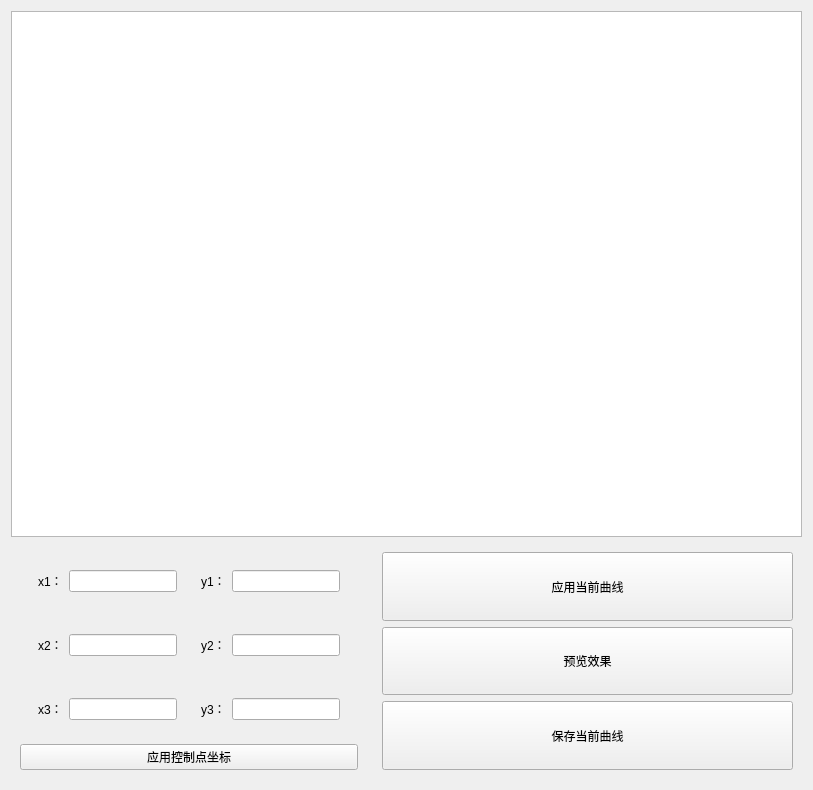
<?xml version="1.0" encoding="UTF-8"?>
<ui version="4.0">
 <class>quxian</class>
 <widget class="QWidget" name="quxian">
  <property name="geometry">
   <rect>
    <x>0</x>
    <y>0</y>
    <width>813</width>
    <height>790</height>
   </rect>
  </property>
  <property name="windowTitle">
   <string>Form</string>
  </property>
  <layout class="QGridLayout" name="gridLayout">
   <item row="0" column="0" colspan="2">
    <widget class="QChartView" name="graphicsView">
     <property name="sizePolicy">
      <sizepolicy hsizetype="Preferred" vsizetype="Expanding">
       <horstretch>0</horstretch>
       <verstretch>0</verstretch>
      </sizepolicy>
     </property>
    </widget>
   </item>
   <item row="1" column="0">
    <widget class="QWidget" name="widget" native="true">
     <property name="sizePolicy">
      <sizepolicy hsizetype="Maximum" vsizetype="Minimum">
       <horstretch>0</horstretch>
       <verstretch>0</verstretch>
      </sizepolicy>
     </property>
     <layout class="QGridLayout" name="gridLayout_11">
      <item row="0" column="0">
       <widget class="QWidget" name="widget_4" native="true">
        <property name="sizePolicy">
         <sizepolicy hsizetype="Minimum" vsizetype="Minimum">
          <horstretch>0</horstretch>
          <verstretch>0</verstretch>
         </sizepolicy>
        </property>
        <layout class="QGridLayout" name="gridLayout_4">
         <item row="0" column="0">
          <widget class="QWidget" name="widget_2" native="true">
           <property name="sizePolicy">
            <sizepolicy hsizetype="Minimum" vsizetype="Minimum">
             <horstretch>0</horstretch>
             <verstretch>0</verstretch>
            </sizepolicy>
           </property>
           <layout class="QGridLayout" name="gridLayout_2">
            <item row="0" column="0">
             <widget class="QLabel" name="label">
              <property name="sizePolicy">
               <sizepolicy hsizetype="Minimum" vsizetype="Minimum">
                <horstretch>0</horstretch>
                <verstretch>0</verstretch>
               </sizepolicy>
              </property>
              <property name="text">
               <string>x1：</string>
              </property>
             </widget>
            </item>
            <item row="0" column="1">
             <widget class="QLineEdit" name="lineEdit">
              <property name="sizePolicy">
               <sizepolicy hsizetype="Minimum" vsizetype="Minimum">
                <horstretch>0</horstretch>
                <verstretch>0</verstretch>
               </sizepolicy>
              </property>
              <property name="alignment">
               <set>Qt::AlignCenter</set>
              </property>
             </widget>
            </item>
           </layout>
          </widget>
         </item>
         <item row="0" column="1">
          <widget class="QWidget" name="widget_3" native="true">
           <property name="sizePolicy">
            <sizepolicy hsizetype="Minimum" vsizetype="Minimum">
             <horstretch>0</horstretch>
             <verstretch>0</verstretch>
            </sizepolicy>
           </property>
           <layout class="QGridLayout" name="gridLayout_3">
            <item row="0" column="0">
             <widget class="QLabel" name="label_2">
              <property name="sizePolicy">
               <sizepolicy hsizetype="Minimum" vsizetype="Minimum">
                <horstretch>0</horstretch>
                <verstretch>0</verstretch>
               </sizepolicy>
              </property>
              <property name="text">
               <string>y1：</string>
              </property>
             </widget>
            </item>
            <item row="0" column="1">
             <widget class="QLineEdit" name="lineEdit_2">
              <property name="sizePolicy">
               <sizepolicy hsizetype="Minimum" vsizetype="Minimum">
                <horstretch>0</horstretch>
                <verstretch>0</verstretch>
               </sizepolicy>
              </property>
              <property name="alignment">
               <set>Qt::AlignCenter</set>
              </property>
             </widget>
            </item>
           </layout>
          </widget>
         </item>
        </layout>
       </widget>
      </item>
      <item row="1" column="0">
       <widget class="QWidget" name="widget_5" native="true">
        <property name="sizePolicy">
         <sizepolicy hsizetype="Minimum" vsizetype="Minimum">
          <horstretch>0</horstretch>
          <verstretch>0</verstretch>
         </sizepolicy>
        </property>
        <layout class="QGridLayout" name="gridLayout_5">
         <item row="0" column="0">
          <widget class="QWidget" name="widget_6" native="true">
           <property name="sizePolicy">
            <sizepolicy hsizetype="Minimum" vsizetype="Minimum">
             <horstretch>0</horstretch>
             <verstretch>0</verstretch>
            </sizepolicy>
           </property>
           <layout class="QGridLayout" name="gridLayout_6">
            <item row="0" column="0">
             <widget class="QLabel" name="label_3">
              <property name="sizePolicy">
               <sizepolicy hsizetype="Minimum" vsizetype="Minimum">
                <horstretch>0</horstretch>
                <verstretch>0</verstretch>
               </sizepolicy>
              </property>
              <property name="text">
               <string>x2：</string>
              </property>
             </widget>
            </item>
            <item row="0" column="1">
             <widget class="QLineEdit" name="lineEdit_3">
              <property name="sizePolicy">
               <sizepolicy hsizetype="Minimum" vsizetype="Minimum">
                <horstretch>0</horstretch>
                <verstretch>0</verstretch>
               </sizepolicy>
              </property>
              <property name="alignment">
               <set>Qt::AlignCenter</set>
              </property>
             </widget>
            </item>
           </layout>
          </widget>
         </item>
         <item row="0" column="1">
          <widget class="QWidget" name="widget_7" native="true">
           <property name="sizePolicy">
            <sizepolicy hsizetype="Minimum" vsizetype="Minimum">
             <horstretch>0</horstretch>
             <verstretch>0</verstretch>
            </sizepolicy>
           </property>
           <layout class="QGridLayout" name="gridLayout_7">
            <item row="0" column="0">
             <widget class="QLabel" name="label_4">
              <property name="sizePolicy">
               <sizepolicy hsizetype="Minimum" vsizetype="Minimum">
                <horstretch>0</horstretch>
                <verstretch>0</verstretch>
               </sizepolicy>
              </property>
              <property name="text">
               <string>y2：</string>
              </property>
             </widget>
            </item>
            <item row="0" column="1">
             <widget class="QLineEdit" name="lineEdit_4">
              <property name="sizePolicy">
               <sizepolicy hsizetype="Minimum" vsizetype="Minimum">
                <horstretch>0</horstretch>
                <verstretch>0</verstretch>
               </sizepolicy>
              </property>
              <property name="alignment">
               <set>Qt::AlignCenter</set>
              </property>
             </widget>
            </item>
           </layout>
          </widget>
         </item>
        </layout>
       </widget>
      </item>
      <item row="2" column="0">
       <widget class="QWidget" name="widget_8" native="true">
        <property name="sizePolicy">
         <sizepolicy hsizetype="Minimum" vsizetype="Minimum">
          <horstretch>0</horstretch>
          <verstretch>0</verstretch>
         </sizepolicy>
        </property>
        <layout class="QGridLayout" name="gridLayout_8">
         <item row="0" column="0">
          <widget class="QWidget" name="widget_9" native="true">
           <property name="sizePolicy">
            <sizepolicy hsizetype="Minimum" vsizetype="Minimum">
             <horstretch>0</horstretch>
             <verstretch>0</verstretch>
            </sizepolicy>
           </property>
           <layout class="QGridLayout" name="gridLayout_9">
            <item row="0" column="0">
             <widget class="QLabel" name="label_5">
              <property name="sizePolicy">
               <sizepolicy hsizetype="Minimum" vsizetype="Minimum">
                <horstretch>0</horstretch>
                <verstretch>0</verstretch>
               </sizepolicy>
              </property>
              <property name="text">
               <string>x3：</string>
              </property>
             </widget>
            </item>
            <item row="0" column="1">
             <widget class="QLineEdit" name="lineEdit_5">
              <property name="sizePolicy">
               <sizepolicy hsizetype="Minimum" vsizetype="Minimum">
                <horstretch>0</horstretch>
                <verstretch>0</verstretch>
               </sizepolicy>
              </property>
              <property name="alignment">
               <set>Qt::AlignCenter</set>
              </property>
             </widget>
            </item>
           </layout>
          </widget>
         </item>
         <item row="0" column="1">
          <widget class="QWidget" name="widget_10" native="true">
           <property name="sizePolicy">
            <sizepolicy hsizetype="Minimum" vsizetype="Minimum">
             <horstretch>0</horstretch>
             <verstretch>0</verstretch>
            </sizepolicy>
           </property>
           <layout class="QGridLayout" name="gridLayout_10">
            <item row="0" column="0">
             <widget class="QLabel" name="label_6">
              <property name="sizePolicy">
               <sizepolicy hsizetype="Minimum" vsizetype="Minimum">
                <horstretch>0</horstretch>
                <verstretch>0</verstretch>
               </sizepolicy>
              </property>
              <property name="text">
               <string>y3：</string>
              </property>
             </widget>
            </item>
            <item row="0" column="1">
             <widget class="QLineEdit" name="lineEdit_6">
              <property name="sizePolicy">
               <sizepolicy hsizetype="Minimum" vsizetype="Minimum">
                <horstretch>0</horstretch>
                <verstretch>0</verstretch>
               </sizepolicy>
              </property>
              <property name="alignment">
               <set>Qt::AlignCenter</set>
              </property>
             </widget>
            </item>
           </layout>
          </widget>
         </item>
        </layout>
       </widget>
      </item>
      <item row="3" column="0">
       <widget class="QPushButton" name="pushButton_4">
        <property name="sizePolicy">
         <sizepolicy hsizetype="Minimum" vsizetype="Minimum">
          <horstretch>0</horstretch>
          <verstretch>0</verstretch>
         </sizepolicy>
        </property>
        <property name="text">
         <string>应用控制点坐标</string>
        </property>
       </widget>
      </item>
     </layout>
    </widget>
   </item>
   <item row="1" column="1">
    <widget class="QWidget" name="widget_11" native="true">
     <property name="sizePolicy">
      <sizepolicy hsizetype="Preferred" vsizetype="Preferred">
       <horstretch>0</horstretch>
       <verstretch>0</verstretch>
      </sizepolicy>
     </property>
     <layout class="QGridLayout" name="gridLayout_12">
      <item row="0" column="0">
       <widget class="QPushButton" name="pushButton">
        <property name="sizePolicy">
         <sizepolicy hsizetype="Preferred" vsizetype="Minimum">
          <horstretch>0</horstretch>
          <verstretch>0</verstretch>
         </sizepolicy>
        </property>
        <property name="text">
         <string>应用当前曲线</string>
        </property>
       </widget>
      </item>
      <item row="1" column="0">
       <widget class="QPushButton" name="pushButton_2">
        <property name="sizePolicy">
         <sizepolicy hsizetype="Preferred" vsizetype="Minimum">
          <horstretch>0</horstretch>
          <verstretch>0</verstretch>
         </sizepolicy>
        </property>
        <property name="text">
         <string>预览效果</string>
        </property>
       </widget>
      </item>
      <item row="2" column="0">
       <widget class="QPushButton" name="pushButton_3">
        <property name="sizePolicy">
         <sizepolicy hsizetype="Preferred" vsizetype="Minimum">
          <horstretch>0</horstretch>
          <verstretch>0</verstretch>
         </sizepolicy>
        </property>
        <property name="text">
         <string>保存当前曲线</string>
        </property>
       </widget>
      </item>
     </layout>
    </widget>
   </item>
  </layout>
 </widget>
 <customwidgets>
  <customwidget>
   <class>QChartView</class>
   <extends>QGraphicsView</extends>
   <header>qchartview.h</header>
  </customwidget>
 </customwidgets>
 <resources/>
 <connections/>
</ui>
